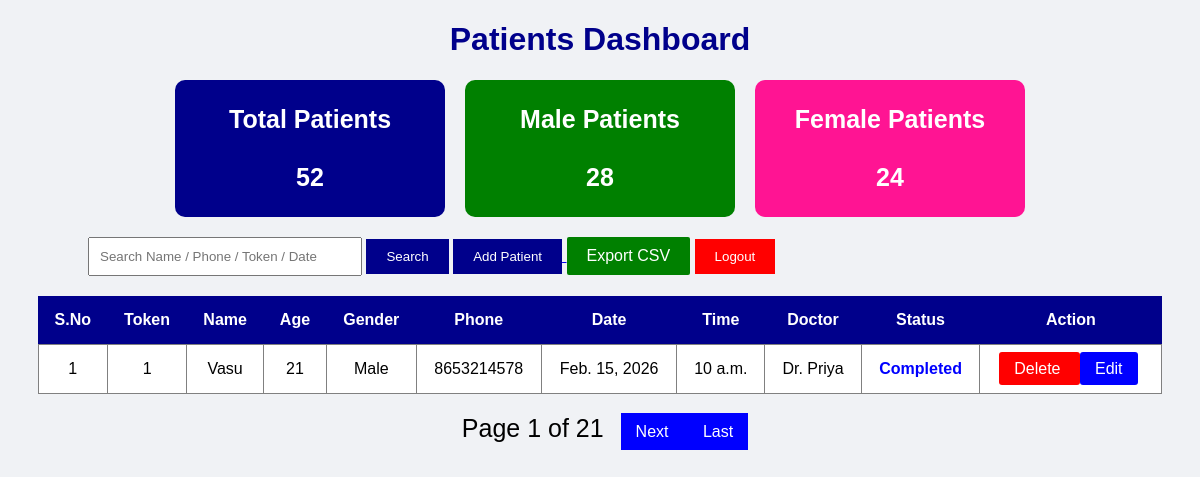
/patients/ (signed in), run on the app's committed database.
### appointment/models.py (models this page shows, shortened)
class Patient(models.Model):
    STATUS_CHOICES = (
        ('Pending', 'Pending'),
        ('Approved', 'Approved'),
        ('Completed', 'Completed'),
    )
    token = models.IntegerField(default=1)
    name = models.CharField(max_length=100)
    age = models.IntegerField()
    gender = models.CharField(max_length=10)
    phone = models.CharField(max_length=15)
    date = models.DateField()
    time = models.TimeField()
    doctor = models.ForeignKey(
        Doctor,
        on_delete=models.CASCADE
    )
    status = models.CharField(
        max_length=20,
        choices=STATUS_CHOICES,
        default='Pending'
    )

class Doctor(models.Model):
    name = models.CharField(max_length=100)
    specialization = models.CharField(
        max_length=100
    )
    def __str__(self):
        return self.name

### appointment/views.py (the view)
# urls.py: path('patients/', views.patients, name='patients'),
@login_required
def patients(request):
    query = request.GET.get('q', '').strip()
    all_patients = Patient.objects.all().order_by('date', 'id')
    grouped_patients = defaultdict(list)
    for patient in all_patients:
        grouped_patients[patient.date].append(patient)
    dates = list(grouped_patients.keys())
    if query:
        page_patients = []
        for patient in Patient.objects.all():
            date1 = patient.date.strftime("%Y-%m-%d")
            date2 = patient.date.strftime("%d-%m-%Y")
            date3 = patient.date.strftime("%d/%m/%Y")
            date4 = patient.date.strftime("%b %d, %Y")
            date5 = patient.date.strftime("%B %d, %Y")
            date6 = patient.date.strftime("%B")
            date7 = patient.date.strftime("%b")
            if (
            query.lower() in patient.name.lower()
            or query == str(patient.token)
            or query == str(patient.phone)
            or query.lower() == date1.lower()
            or query.lower() == date2.lower()
            or query.lower() == date3.lower()
            or query.lower() == date4.lower()
            or query.lower() == date5.lower()
            or query.lower() == date6.lower()
            or query.lower() == date7.lower()
            ):
             page_patients.append(patient)
        current_date = None
        page = 1
    else:
        page = request.GET.get('page', 1)
        if page == '' or page == 'None':
            page = 1
        page = int(page)
        if page > len(dates):
            page = 1
        if page < 1:
            page = 1
        current_date = dates[page - 1]
        page_patients = grouped_patients[current_date]
    total_patients = Patient.objects.count()
    male_patients = Patient.objects.filter(
        gender="Male"
    ).count()
    female_patients = Patient.objects.filter(
        gender="Female"
    ).count()
    context = {
        'patients': page_patients,
        'current_date': current_date,
        'page': page,
        'total_pages': len(dates),
        'total_patients': total_patients,
        'male_patients': male_patients,
        'female_patients': female_patients,
        'query': query,
    }
    return render(
        request,
        'patients.html',
        context
    )

### appointment/templates/patients.html (shortened to what this page needs)
<!DOCTYPE html>
<html>
<head>
</head>
<body>
<h1>Patients Dashboard</h1>
<div class="cards">
    <div class="card total">
        Total Patients
        <br><br>
        {{ total_patients }}
    </div>
    <div class="card male">
        Male Patients
        <br><br>
        {{ male_patients }}
    </div>
    <div class="card female">
        Female Patients
        <br><br>
        {{ female_patients }}
    </div>
</div>
<div class="top">
    <form method="GET">
    <input type="text"
           name="q"
           value="{{ query }}"
           placeholder="Search Name / Phone / Token / Date">
    <button type="submit"
            class="search-btn">
        Search
    </button>
        <a href="/home/">
            <button type="button"
                    class="search-btn">
                Add Patient
            </button>
        </a>
   <a href="{% url 'export' %}"
style="
background: green;
color: white;
padding: 10px 20px;
text-decoration: none;
font-size: 16px;
border-radius: 2px;
display: inline-block;
">
    Export CSV
</a>
        <a href="/logout/">
            <button type="button"
                    class="logout-btn">
                Logout
            </button>
        </a>
    </form>
</div>
<table>
    <tr>
        <th>S.No</th>
        <th>Token</th>
        <th>Name</th>
        <th>Age</th>
        <th>Gender</th>
        <th>Phone</th>
        <th>Date</th>
        <th>Time</th>
        <th>Doctor</th>
        <th>Status</th>
        <th>Action</th>
    </tr>
        {% for patient in patients %}
    <tr>
        <td>{{ forloop.counter }}</td>
        <td>{{ patient.token }}</td>
        <td>{{ patient.name }}</td>
        <td>{{ patient.age }}</td>
        <td>{{ patient.gender }}</td>
        <td>{{ patient.phone }}</td>
        <td>{{ patient.date }}</td>
        <td>{{ patient.time }}</td>
        <td>{{ patient.doctor }}</td>
        <td>
            {% if patient.status == 'Completed' %}
                <span class="completed">
                    Completed
                </span>
            {% endif %}
        </td>
        <td>
<a href="/delete/{{ patient.id }}/?page={{ page }}"
style="
background:red;
color:white;
padding:8px 15px;
text-decoration:none;
border-radius:3px;
">
    Delete
</a>
<a href="/edit/{{ patient.id }}/?page={{ page }}"
style="
background:blue;
color:white;
padding:8px 15px;
text-decoration:none;
border-radius:3px;
margin-right:5px;
">
    Edit
</a>
        </td>
    </tr>
    {% endfor %}
</table>
<div style="margin-top:20px; text-align:center;">
    <span style="font-size:25px; margin:0 10px;">
        Page {{ page }} of {{ total_pages }}
    </span>
    {% if page < total_pages %}
        <a href="?page={{ page|add:'1' }}"
        style="background:blue;color:white;padding:10px 15px;text-decoration:none;">
        Next
        </a>
        <a href="?page={{ total_pages }}"
        style="background:blue;color:white;padding:10px 15px;text-decoration:none;">
        Last
        </a>
    {% endif %}
</div>
</body>
</html>

### appointment/templates/patients.html (style rules this page uses)
body { font-family: Arial; background: #f0f2f5; }
h1 { text-align: center; color: darkblue; }
.cards { display: flex; justify-content: center; gap: 20px; margin-bottom: 20px; }
.card { width: 220px; padding: 25px; color: white; border-radius: 10px; text-align: center; font-size: 25px; font-weight: bold; }
.total { background: darkblue; }
.male { background: green; }
.female { background: deeppink; }
.top { margin-left: 80px; margin-bottom: 20px; }
input { padding: 10px; width: 250px; }
button { padding: 10px 20px; border: none; color: white; cursor: pointer; }
.search-btn { background: darkblue; }
.logout-btn { background: red; }
table { width: 95%; margin: auto; border-collapse: collapse; background: white; }
th { background: darkblue; color: white; padding: 15px; }
td { border: 1px solid gray; padding: 15px; text-align: center; }
.completed { color: blue; font-weight: bold; }

### data on the page
Patient: token "1", name "Vasu", age "21", gender "Male", phone "8653214578", date "Feb. 15, 2026", time "10 a.m.", doctor "Dr. Priya", status "Completed"

### other printed values
{{ total_patients }} "52"
{{ male_patients }} "28"
{{ female_patients }} "24"
{{ page }} "1"
{{ total_pages }} "21"
